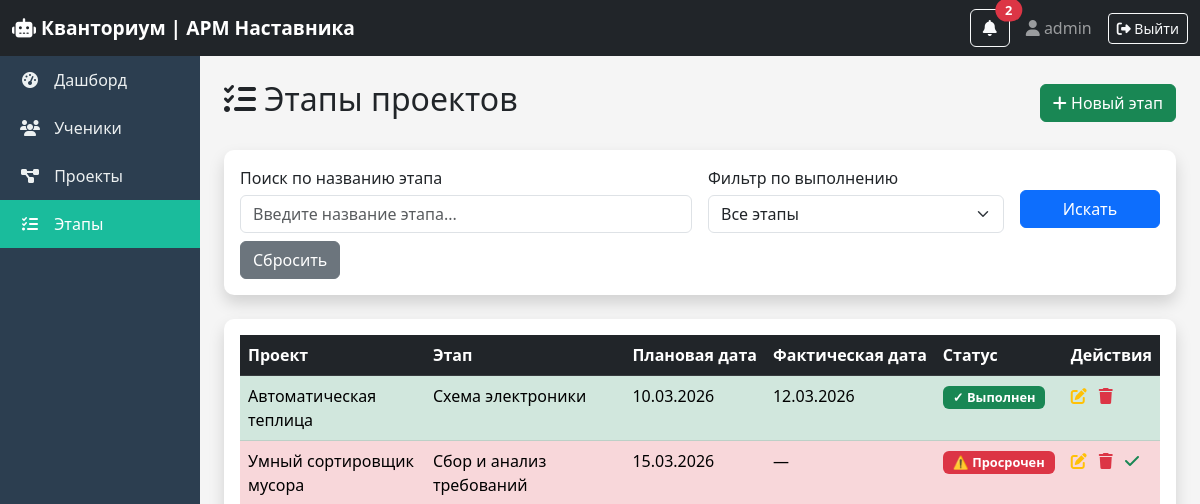
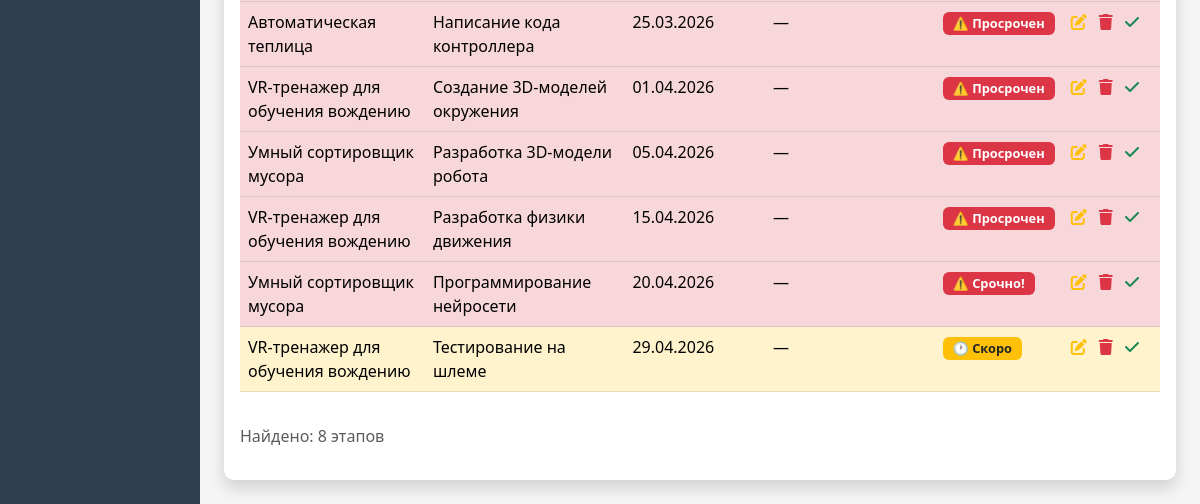
Before: /stages/ (signed in) with the older database file (2 pictures, top to bottom).
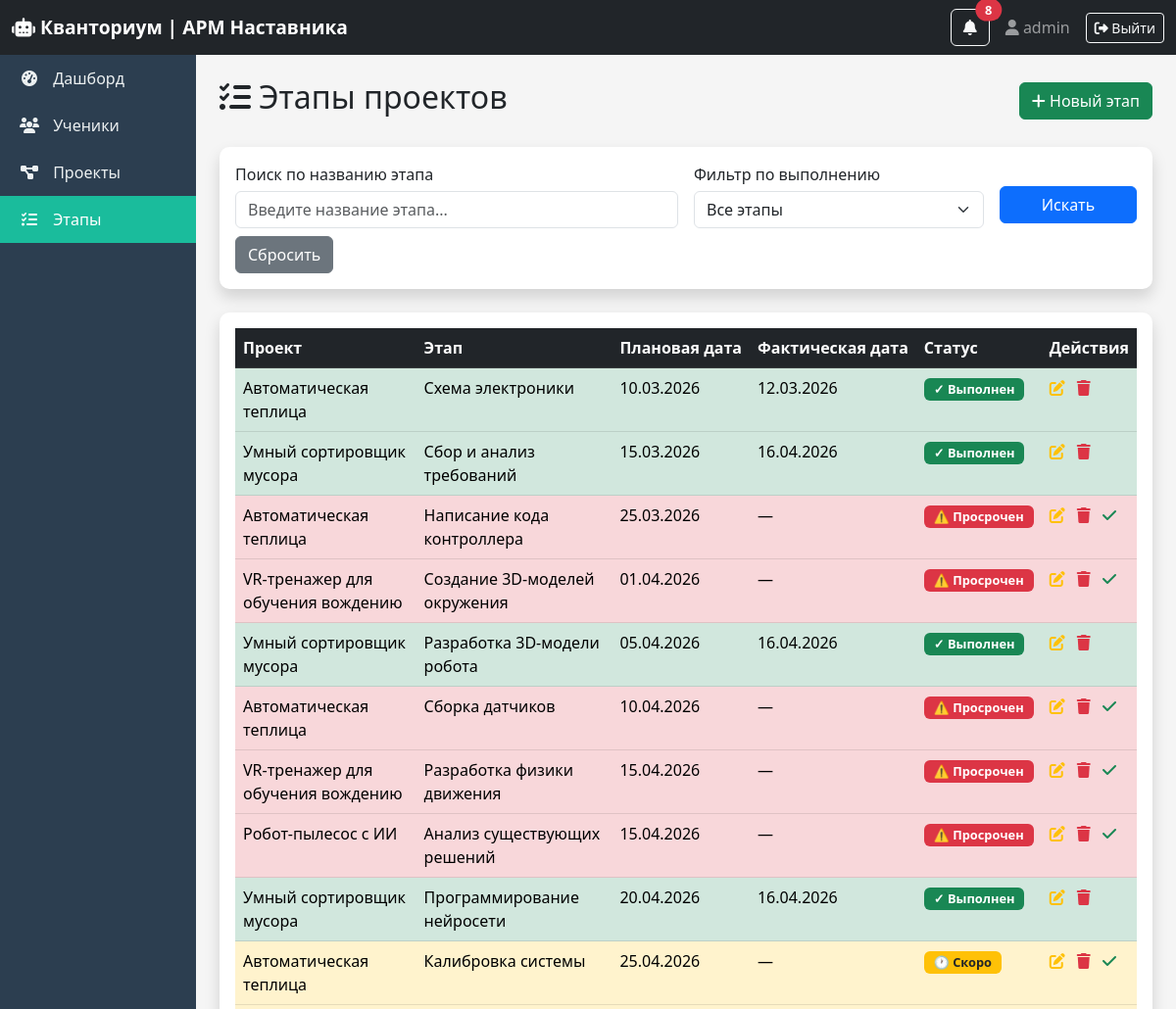
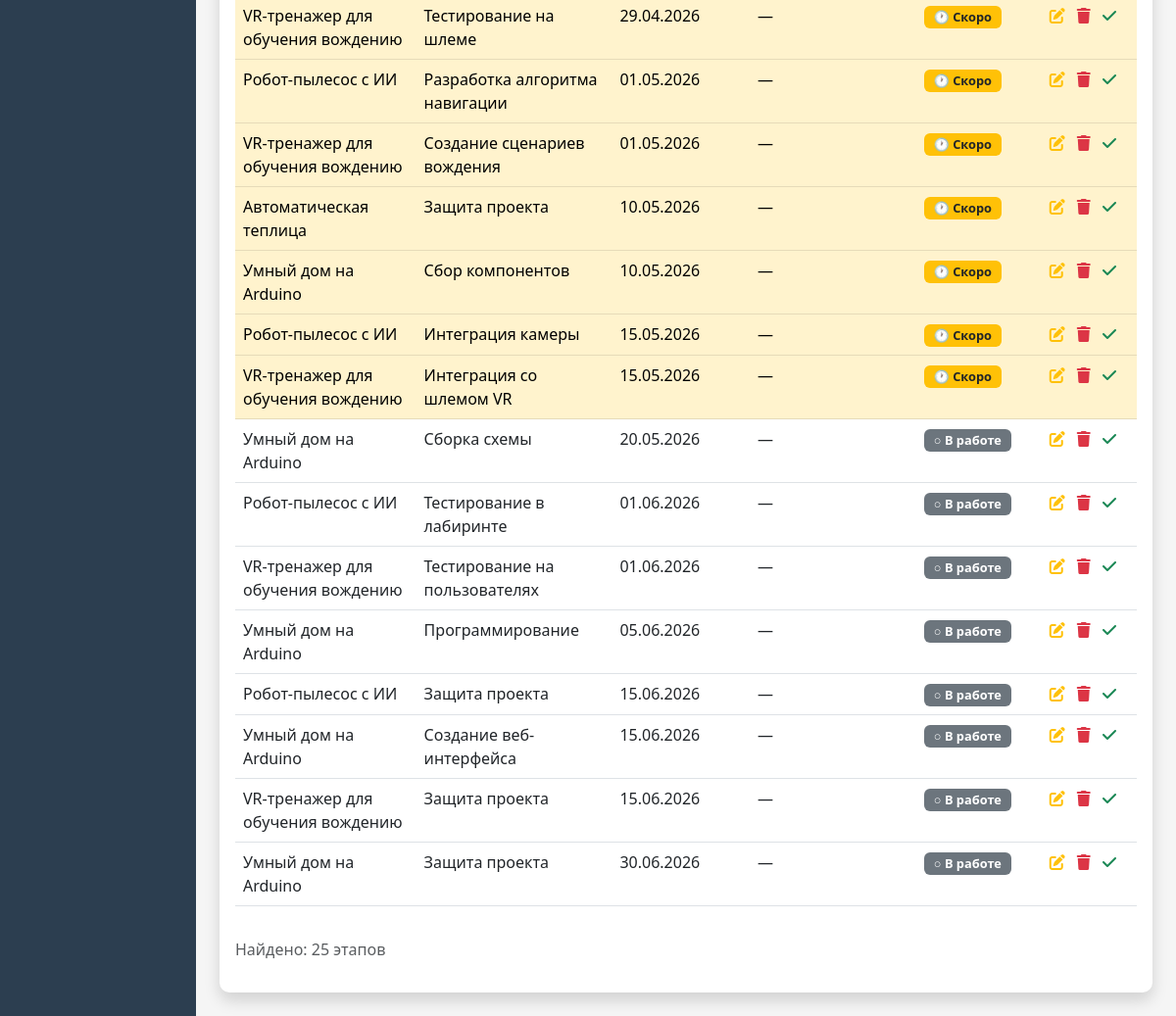
After: the same page with the newer database file (2 pictures, top to bottom).
### core/models.py (models this page shows, shortened)
class ProjectStage(models.Model):
    project = models.ForeignKey(Project, on_delete=models.CASCADE, verbose_name="Проект")
    stage_name = models.CharField(max_length=100, verbose_name="Название этапа")
    planned_date = models.DateField(verbose_name="Плановая дата")
    actual_date = models.DateField(null=True, blank=True, verbose_name="Фактическая дата")
    is_completed = models.BooleanField(default=False, verbose_name="Выполнен")
    comment = models.TextField(blank=True, verbose_name="Комментарий наставника")
    class Meta:
        verbose_name = "Этап проекта"
        verbose_name_plural = "Этапы проектов"
        ordering = ['planned_date']  # Сортировка по дате

class Project(models.Model):
    STATUS_CHOICES = [
        ('idea', 'Идея'),
        ('development', 'В разработке'),
        ('review', 'На проверке'),
        ('completed', 'Завершен'),
        ('defended', 'Защищен'),
    ]
    name = models.CharField(max_length=200, verbose_name="Название проекта")
    description = models.TextField(verbose_name="Описание")
    student = models.ForeignKey(Student, on_delete=models.CASCADE, verbose_name="Обучающийся")
    status = models.CharField(max_length=20, choices=STATUS_CHOICES, default='idea', verbose_name="Статус")
    created_at = models.DateTimeField(auto_now_add=True, verbose_name="Дата создания")
    updated_at = models.DateTimeField(auto_now=True, verbose_name="Дата обновления")
    class Meta:
        verbose_name = "Проект"
        verbose_name_plural = "Проекты"

### core/views.py (the view)
# urls.py: path('stages/', views.stage_list, name='stage_list'),
@login_required
def stage_list(request):
    stages = ProjectStage.objects.all().order_by('planned_date')
    today = date.today()
    current_mentor = get_user_mentor(request)
    is_superuser = request.user.is_superuser
    is_methodist = request.user.groups.filter(name='Методист').exists()
    can_edit = user_can_edit(request)
    mentor_filter = request.GET.get('mentor_filter', '')
    if is_methodist or mentor_filter == 'all':
        stages = ProjectStage.objects.all().order_by('planned_date')
    elif mentor_filter and mentor_filter != 'my':
        try:
            stages = stages.filter(project__student__mentor_id=int(mentor_filter)).order_by('planned_date')
        except:
            pass
    else:
        if not is_superuser and current_mentor:
            stages = stages.filter(project__student__mentor=current_mentor).order_by('planned_date')
    search_query = request.GET.get('search', '')
    if search_query:
        stages = stages.filter(stage_name__icontains=search_query)
    completed_filter = request.GET.get('completed', '')
    if completed_filter == 'completed':
        stages = stages.filter(is_completed=True)
    elif completed_filter == 'not_completed':
        stages = stages.filter(is_completed=False)
    for stage in stages:
        if stage.is_completed:
            stage.urgency_status = 'success'
            stage.days_left = None
        else:
            days_left = (stage.planned_date - today).days
            stage.days_left = days_left
            if days_left < 0:
                stage.urgency_status = 'danger'
            elif days_left <= 7:
                stage.urgency_status = 'danger'
            elif days_left <= 30:
                stage.urgency_status = 'warning'
            else:
                stage.urgency_status = 'secondary'
    mentors = Mentor.objects.all()
    context = {
        'stages': stages,
        'search_query': search_query,
        'completed_filter': completed_filter,
        'today': today,
        'mentors': mentors,
        'mentor_filter': mentor_filter,
        'is_superuser': is_superuser,
        'can_edit': can_edit,
        'is_methodist': is_methodist,
    }
    return render(request, 'core/stage_list.html', context)

### core/views.py (called while the page is built)
def get_user_mentor(request):
    if not request.user.is_authenticated:
        return None
    try:
        return request.user.mentor
    except:
        return None

def user_can_edit(request):
    if request.user.is_superuser:
        return True
    if request.user.username == 'metodist':
        return False
    return True

### core/templates/core/stage_list.html (shortened to what the changed rows need)
{% extends 'core/base.html' %}
{% block content %}
<div class="d-flex justify-content-between align-items-center mb-4">
    <h2><i class="fas fa-tasks"></i> Этапы проектов</h2>
</div>
<div class="card shadow">
    <div class="card-body">
        <div class="table-wrapper">
            <table class="table table-hover">
                <thead class="table-dark">
                    <tr>
                        <th>Проект</th>
                        <th>Этап</th>
                        <th>Плановая дата</th>
                        <th>Фактическая дата</th>
                        <th>Статус</th>
                        <th>Действия</th>
                    </tr>
                </thead>
                <tbody>
                    {% for stage in stages %}
                    <tr class="{% if stage.is_completed %}table-success{% elif stage.days_left < 0 %}table-danger{% elif stage.days_left <= 7 %}table-danger{% elif stage.days_left <= 30 %}table-warning{% endif %}">
                        <td>{{ stage.project.name }}</a></td>
                        <td>{{ stage.stage_name }}</a></td>
                        <td>{{ stage.planned_date|date:"d.m.Y" }}</a></td>
                        <td>{{ stage.actual_date|date:"d.m.Y"|default:"—" }}</a></td>
                        <td>
                            {% if stage.is_completed %}
                                <span class="badge bg-success">✓ Выполнен</span>
                            {% else %}
                                {% if stage.days_left < 0 %}
                                    <span class="badge bg-danger">⚠️ Просрочен</span>
                                {% elif stage.days_left <= 7 %}
                                    <span class="badge bg-danger">⚠️ Срочно!</span>
                                {% elif stage.days_left <= 30 %}
                                    <span class="badge bg-warning text-dark">🕐 Скоро</span>
                                {% else %}
                                    <span class="badge bg-secondary">○ В работе</span>
                                {% endif %}
                            {% endif %}
                        </a></td>
                        <td class="text-nowrap">
                            {% if user.is_superuser or user.username != 'metodist' %}
                            <a href="{% url 'stage_edit' stage.id %}" class="text-warning me-2"><i class="fas fa-edit"></i></a>
                            <a href="{% url 'stage_delete' stage.id %}" class="text-danger me-2"><i class="fas fa-trash"></i></a>
                            {% if not stage.is_completed %}
                            <a href="{% url 'stage_mark_complete' stage.id %}" class="text-success" onclick="return confirm('Отметить выполненным?')"><i class="fas fa-check"></i></a>
                            {% endif %}
                            {% else %}
                            <span class="text-muted">—</span>
                            {% endif %}
                        </a></td>
                    </tr>
                    {% empty %}
                    <tr>
                        <td colspan="6" class="text-center">Нет этапов</a></td>
                    </tr>
                    {% endfor %}
                </tbody>
            </table>
        </div>
        <p class="text-muted mt-3">Найдено: {{ stages|length }} этапов</p>
    </div>
</div>
{% endblock %}

### core/templates/core/base.html (shortened to what this page needs)
<!DOCTYPE html>
<html lang="ru">
<head>
    <link href="https://cdn.jsdelivr.net/npm/bootstrap@5.3.0/dist/css/bootstrap.min.css" rel="stylesheet">
    <link rel="stylesheet" href="https://cdnjs.cloudflare.com/ajax/libs/font-awesome/6.4.0/css/all.min.css">
</head>
<body>
    <nav class="navbar navbar-dark bg-dark">
        <div class="container-fluid">
            <a class="navbar-brand" href="{% url 'dashboard' %}"><i class="fas fa-robot"></i> Кванториум | АРМ Наставника</a>
            <div class="d-flex align-items-center">
                <div class="dropdown me-3">
                    <button type="button" class="btn btn-outline-light position-relative" data-bs-toggle="dropdown">
                        <i class="fas fa-bell"></i>
                        {% if urgent_notifications_count > 0 %}
                        <span class="position-absolute top-0 start-100 translate-middle badge rounded-pill bg-danger animate-pulse">{{ urgent_notifications_count }}</span>
                        {% endif %}
                    </button>
                </div>
                <span class="navbar-text me-3"><i class="fas fa-user"></i> {{ user.first_name|default:user.username }}</span>
                <a href="{% url 'logout' %}" class="btn btn-outline-light btn-sm"><i class="fas fa-sign-out-alt"></i> Выйти</a>
            </div>
        </div>
    </nav>
    <div class="container-fluid">
        <div class="row">
            <div class="col-12 col-md-2 p-0 sidebar">
                <div class="nav flex-column flex-md-column flex-row flex-wrap">
                    <a class="nav-link" href="{% url 'dashboard' %}"><i class="fas fa-tachometer-alt"></i> Дашборд</a>
                    <a class="nav-link" href="{% url 'student_list' %}"><i class="fas fa-users"></i> Ученики</a>
                    <a class="nav-link" href="{% url 'project_list' %}"><i class="fas fa-project-diagram"></i> Проекты</a>
                    <a class="nav-link" href="{% url 'stage_list' %}"><i class="fas fa-tasks"></i> Этапы</a>
                </div>
            </div>
            <div class="col-12 col-md-10 p-4 main-content">{% block content %}{% endblock %}</div>
        </div>
    </div>
</body>
</html>

Changed rows visible on the page:
changed ProjectStage "Сбор и анализ требований": actual_date "—" → "16.04.2026"; is_completed "⚠️ Просрочен" → "✓ Выполнен"
changed ProjectStage "Разработка 3D-модели робота": actual_date "—" → "16.04.2026"; is_completed "⚠️ Просрочен" → "✓ Выполнен"
added ProjectStage: project.name "Автоматическая теплица", stage_name "Сборка датчиков", planned_date "10.04.2026", actual_date "—", is_completed "⚠️ Просрочен"
added ProjectStage: project.name "Робот-пылесос с ИИ", stage_name "Анализ существующих решений", planned_date "15.04.2026", actual_date "—", is_completed "⚠️ Просрочен"
changed ProjectStage "Программирование нейросети": actual_date "—" → "16.04.2026"; is_completed "⚠️ Срочно!" → "✓ Выполнен"
added ProjectStage: project.name "Автоматическая теплица", stage_name "Калибровка системы", planned_date "25.04.2026", actual_date "—", is_completed "🕐 Скоро"
added ProjectStage: project.name "Робот-пылесос с ИИ", stage_name "Разработка алгоритма навигации", planned_date "01.05.2026", actual_date "—", is_completed "🕐 Скоро"
added ProjectStage: project.name "VR-тренажер для обучения вождению", stage_name "Создание сценариев вождения", planned_date "01.05.2026", actual_date "—", is_completed "🕐 Скоро"
added ProjectStage: project.name "Автоматическая теплица", stage_name "Защита проекта", planned_date "10.05.2026", actual_date "—", is_completed "🕐 Скоро"
added ProjectStage: project.name "Умный дом на Arduino", stage_name "Сбор компонентов", planned_date "10.05.2026", actual_date "—", is_completed "🕐 Скоро"
added ProjectStage: project.name "Робот-пылесос с ИИ", stage_name "Интеграция камеры", planned_date "15.05.2026", actual_date "—", is_completed "🕐 Скоро"
added ProjectStage: project.name "VR-тренажер для обучения вождению", stage_name "Интеграция со шлемом VR", planned_date "15.05.2026", actual_date "—", is_completed "🕐 Скоро"
added ProjectStage: project.name "Умный дом на Arduino", stage_name "Сборка схемы", planned_date "20.05.2026", actual_date "—", is_completed "○ В работе"
added ProjectStage: project.name "Робот-пылесос с ИИ", stage_name "Тестирование в лабиринте", planned_date "01.06.2026", actual_date "—", is_completed "○ В работе"
added ProjectStage: project.name "VR-тренажер для обучения вождению", stage_name "Тестирование на пользователях", planned_date "01.06.2026", actual_date "—", is_completed "○ В работе"
added ProjectStage: project.name "Умный дом на Arduino", stage_name "Программирование", planned_date "05.06.2026", actual_date "—", is_completed "○ В работе"
added ProjectStage: project.name "Робот-пылесос с ИИ", stage_name "Защита проекта", planned_date "15.06.2026", actual_date "—", is_completed "○ В работе"
added ProjectStage: project.name "Умный дом на Arduino", stage_name "Создание веб-интерфейса", planned_date "15.06.2026", actual_date "—", is_completed "○ В работе"
added ProjectStage: project.name "VR-тренажер для обучения вождению", stage_name "Защита проекта", planned_date "15.06.2026", actual_date "—", is_completed "○ В работе"
added ProjectStage: project.name "Умный дом на Arduino", stage_name "Защита проекта", planned_date "30.06.2026", actual_date "—", is_completed "○ В работе"
Other visible differences:
{{ urgent_notifications_count }}: "2" → "8"
{{ stages|length }}: "8" → "25"
